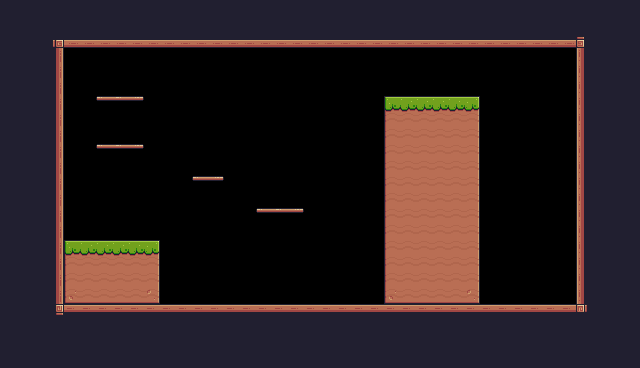

Rendered tile map (Tiled .tmx) drawn with the repository's tilesets; below, a short description and the map source with its tile grids summarised:
An orthogonal 40x23 tile map with 16x16 px tiles, 1 tile layer (Background) and 47 objects (14x Spikes, 9x Falling Platforms, 9x Fruit, 4x Platform, 3x Saw, ...).

<map version="1.10" tiledversion="1.11.0" orientation="orthogonal" renderorder="right-down" width="40" height="23" tilewidth="16" tileheight="16" infinite="0" nextlayerid="4" nextobjectid="60">
 <tileset firstgid="1" source="Pixel Adventure.tsx" />
 <layer id="1" name="Background" width="40" height="23">
  <properties>
   <property name="BackgroundColor" value="Gray" />
  </properties>
  <data>[920 cells, 521 non-empty, 21 distinct tile ids]</data>
 </layer>
 <objectgroup id="2" name="Spawnpoints">
  <object id="7" name="Mask Dude" type="Player" x="80" y="208" width="32" height="32" />
  <object id="8" name="Falling Platforms" type="Falling Platforms" x="192" y="240" width="32" height="10" />
  <object id="13" name="Apple" type="Fruit" x="320" y="224" width="32" height="32" />
  <object id="14" name="Apple" type="Fruit" x="320" y="192" width="32" height="32" />
  <object id="24" name="Falling Platforms" type="Falling Platforms" x="192" y="96" width="32" height="10" />
  <object id="25" name="Falling Platforms" type="Falling Platforms" x="256" y="112" width="32" height="10" />
  <object id="26" name="Falling Platforms" type="Falling Platforms" x="320" y="96" width="32" height="10" />
  <object id="28" name="Kiwi" type="Fruit" x="256" y="64" width="32" height="32" />
  <object id="29" name="Kiwi" type="Fruit" x="96" y="112" width="32" height="32" />
  <object id="30" name="Kiwi" type="Fruit" x="96" y="64" width="32" height="32" />
  <object id="31" name="Bananas" type="Fruit" x="192" y="208" width="32" height="32" />
  <object id="32" name="Bananas" type="Fruit" x="192" y="128" width="32" height="32" />
  <object id="33" name="Falling Platforms" type="Falling Platforms" x="512" y="96" width="32" height="10" />
  <object id="34" name="Falling Platforms" type="Falling Platforms" x="480" y="96" width="32" height="10" />
  <object id="35" name="Falling Platforms" type="Falling Platforms" x="544" y="96" width="32" height="10" />
  <object id="37" name="Saw" type="Saw" x="480" y="128" width="32" height="32">
   <properties>
    <property name="isVertical" type="bool" value="false" />
    <property name="offNeg" type="float" value="0" />
    <property name="offPos" type="float" value="0" />
   </properties>
  </object>
  <object id="38" name="Saw" type="Saw" x="544" y="128" width="32" height="32">
   <properties>
    <property name="isVertical" type="bool" value="false" />
    <property name="offNeg" type="float" value="0" />
    <property name="offPos" type="float" value="0" />
   </properties>
  </object>
  <object id="39" name="Saw" type="Saw" x="512" y="208" width="32" height="32">
   <properties>
    <property name="isVertical" type="bool" value="false" />
    <property name="offNeg" type="float" value="0" />
    <property name="offPos" type="float" value="0" />
   </properties>
  </object>
  <object id="40" name="Falling Platforms" type="Falling Platforms" x="512" y="192" width="32" height="10" />
  <object id="41" name="Checkpoint" type="Checkpoint" x="496" y="240" width="64" height="64" />
  <object id="42" name="Apple" type="Fruit" x="512" y="128" width="32" height="32" />
  <object id="43" name="Apple" type="Fruit" x="512" y="160" width="32" height="32" />
  <object id="44" name="Falling Platforms" type="Falling Platforms" x="160" y="240" width="32" height="10" />
  <object id="45" name="Spikes" type="Spikes" x="160" y="288" width="16" height="16">
   <properties>
    <property name="isFlip" type="bool" value="false" />
   </properties>
  </object>
  <object id="46" name="Spikes" type="Spikes" x="176" y="288" width="16" height="16">
   <properties>
    <property name="isFlip" type="bool" value="false" />
   </properties>
  </object>
  <object id="47" name="Spikes" type="Spikes" x="192" y="288" width="16" height="16">
   <properties>
    <property name="isFlip" type="bool" value="false" />
   </properties>
  </object>
  <object id="48" name="Spikes" type="Spikes" x="208" y="288" width="16" height="16">
   <properties>
    <property name="isFlip" type="bool" value="false" />
   </properties>
  </object>
  <object id="49" name="Spikes" type="Spikes" x="224" y="288" width="16" height="16">
   <properties>
    <property name="isFlip" type="bool" value="false" />
   </properties>
  </object>
  <object id="50" name="Spikes" type="Spikes" x="240" y="288" width="16" height="16">
   <properties>
    <property name="isFlip" type="bool" value="false" />
   </properties>
  </object>
  <object id="51" name="Spikes" type="Spikes" x="256" y="288" width="16" height="16">
   <properties>
    <property name="isFlip" type="bool" value="false" />
   </properties>
  </object>
  <object id="52" name="Spikes" type="Spikes" x="272" y="288" width="16" height="16">
   <properties>
    <property name="isFlip" type="bool" value="false" />
   </properties>
  </object>
  <object id="53" name="Spikes" type="Spikes" x="288" y="288" width="16" height="16">
   <properties>
    <property name="isFlip" type="bool" value="false" />
   </properties>
  </object>
  <object id="54" name="Spikes" type="Spikes" x="304" y="288" width="16" height="16">
   <properties>
    <property name="isFlip" type="bool" value="false" />
   </properties>
  </object>
  <object id="55" name="Spikes" type="Spikes" x="320" y="288" width="16" height="16">
   <properties>
    <property name="isFlip" type="bool" value="false" />
   </properties>
  </object>
  <object id="56" name="Spikes" type="Spikes" x="336" y="288" width="16" height="16">
   <properties>
    <property name="isFlip" type="bool" value="false" />
   </properties>
  </object>
  <object id="57" name="Spikes" type="Spikes" x="352" y="288" width="16" height="16">
   <properties>
    <property name="isFlip" type="bool" value="false" />
   </properties>
  </object>
  <object id="58" name="Spikes" type="Spikes" x="368" y="288" width="16" height="16">
   <properties>
    <property name="isFlip" type="bool" value="false" />
   </properties>
  </object>
 </objectgroup>
 <objectgroup id="3" name="Collisions">
  <object id="1" x="64" y="304" width="512" height="16" />
  <object id="2" x="48" y="32" width="16" height="288" />
  <object id="3" x="48" y="32" width="544" height="16" />
  <object id="4" x="576" y="32" width="16" height="288" />
  <object id="5" x="64" y="240" width="96" height="64" />
  <object id="6" x="384" y="96" width="96" height="208" />
  <object id="11" type="Platform" x="256" y="208" width="48" height="16" />
  <object id="22" type="Platform" x="96" y="144" width="48" height="16" />
  <object id="23" type="Platform" x="96" y="96" width="48" height="16" />
  <object id="59" type="Platform" x="192" y="176" width="32" height="16" />
 </objectgroup>
</map>
